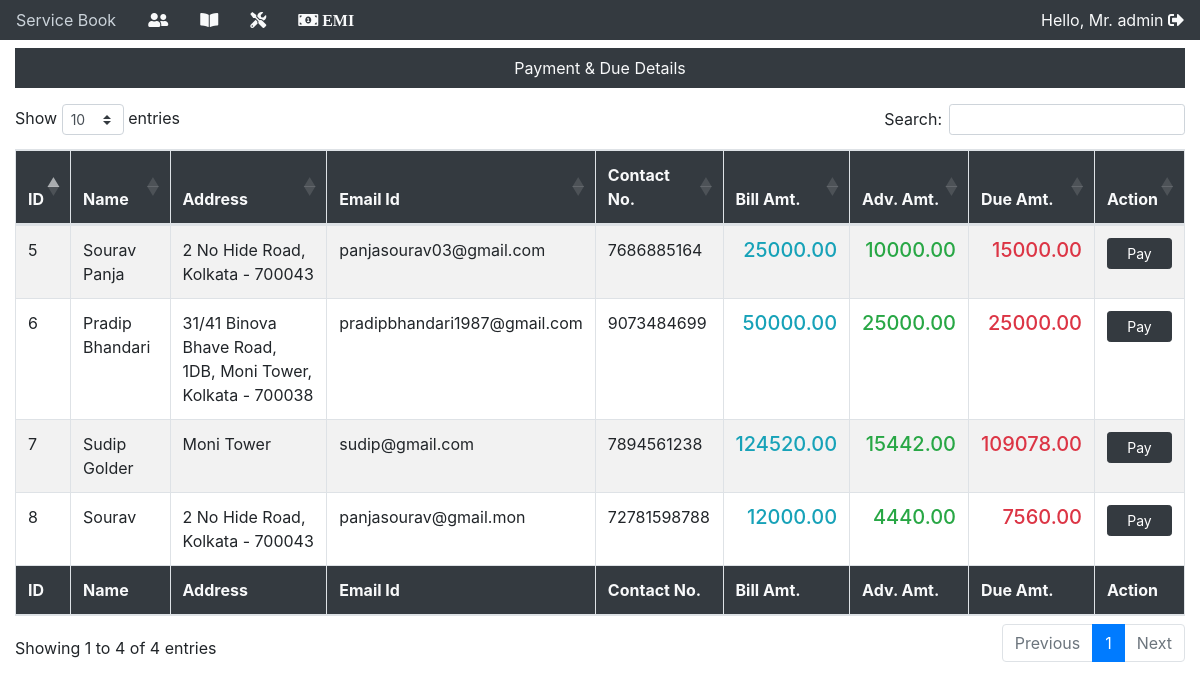
Page /details (signed in) on the earlier database version.
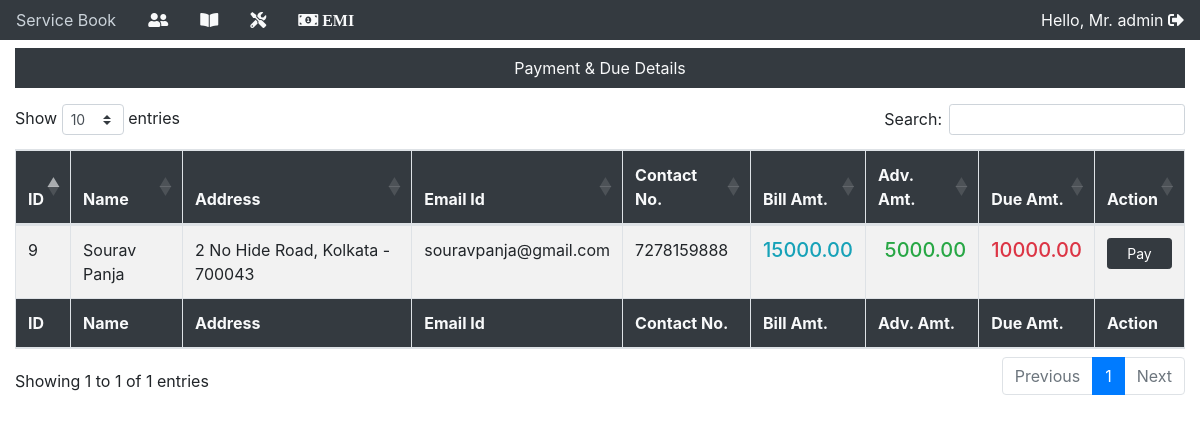
Same page on the later database version.
### app/models.py (models this page shows, shortened)
class customerDetails(models.Model):
    custimerId = models.AutoField(primary_key=True)
    name = models.CharField(max_length=100)
    address = models.CharField(max_length=100)
    phoneNo = models.CharField(max_length=100)
    email = models.EmailField()
    service = models.CharField(max_length=10, null=True, blank=True)
    emi = models.CharField(max_length=10, null=True, blank=True)
    modelNameOne = models.CharField(max_length=100)
    quantityOne = models.CharField(max_length=2, null=True)
    modelNoOne = models.CharField(max_length=100)
    modelNameTwo = models.CharField(max_length=100, blank=True)
    quantityTwo = models.CharField(max_length=2, null=True, blank=True)
    modelNoTwo = models.CharField(max_length=100, blank=True)
    purchaseDate = models.DateField(auto_now=False, auto_now_add=False)
    totalAmount = models.DecimalField(max_digits=10, decimal_places=2)
    advanceAmount = models.DecimalField(max_digits=10, decimal_places=2)
    dueAmount = models.DecimalField(max_digits=10, decimal_places=2, null=True)

### app/views.py (the view)
# urls.py: path('details', views.details, name="details"),
@login_required(login_url="/login")
def details(request):
    fmm = customerDetails.objects.all()
    return render(request, "details.html", {"fmm": fmm})

### templates/details.html (shortened to what this page needs)
{% include "base.html" %} {% block content %}
<div class="container-fluid">
  <div class="bg-dark mt-2">
    <p class="nav-link text-light text-center">Payment & Due Details</p>
  </div>
  <div class="row">
    <div class="col">
      <table id="example" class="table table-striped table-bordered" style="width:100%">
        <thead class="bg-dark text-light">
          <tr>
            <th>ID</th>
            <th>Name</th>
            <th>Address</th>
            <th>Email Id</th>
            <th>Contact No.</th>
            <th>Bill Amt.</th>
            <th>Adv. Amt.</th>
            <th>Due Amt.</th>
            <th>Action</th>
          </tr>
        </thead>
        <tbody>
          {% for f in fmm %}
          <tr>
            <td>{{f.custimerId}}</td>
            <td>{{f.name}}</td>
            <td>{{f.address}}</td>
            <td>{{f.email}}</td>
            <td>{{f.phoneNo}}</td>
            <td>
              <h5 class="text-info text-right">{{f.totalAmount}}</h5>
            </td>
            <td>
              <h5 class="text-success text-right">{{f.advanceAmount}}</h5>
            </td>
            <td>
              <h5 class="text-danger text-right">{{f.dueAmount}}</h5>
            </td>
            {% if f.totalAmount == f.advanceAmount %}
              <td><a href="{% url 'paymentPage' f.custimerId %}" class="btn btn-danger btn-sm w-100 disabled" >Why Pay?</a></td>
            {% else %}
              <td><a href="{% url 'paymentPage' f.custimerId %}" class="btn btn-dark btn-sm w-100">Pay</a></td>
            {% endif %}
          </tr>
          {% endfor %}
        </tbody>
        <tfoot class="bg-dark text-light">
          <tr>
            <th>ID</th>
            <th>Name</th>
            <th>Address</th>
            <th>Email Id</th>
            <th>Contact No.</th>
            <th>Bill Amt.</th>
            <th>Adv. Amt.</th>
            <th>Due Amt.</th>
            <th>Action</th>
          </tr>
        </tfoot>
      </table>
    </div>
  </div>
</div>
{% endblock content %}

Differences in the rows shown:
removed customerDetails: custimerId "5", name "Sourav Panja", address "2 No Hide Road, Kolkata - 700043", email "panjasourav03@gmail.com", phoneNo "7686885164", totalAmount "25000.00", advanceAmount "10000.00", dueAmount "15000.00", shows "Pay"
removed customerDetails: custimerId "6", name "Pradip Bhandari", address "31/41 Binova Bhave Road, 1DB, Moni Tower, Kolkata - 700038", email "pradipbhandari1987@gmail.com", phoneNo "9073484699", totalAmount "50000.00", advanceAmount "25000.00", dueAmount "25000.00", shows "Pay"
removed customerDetails: custimerId "7", name "Sudip Golder", address "Moni Tower", email "sudip@gmail.com", phoneNo "7894561238", totalAmount "124520.00", advanceAmount "15442.00", dueAmount "109078.00", shows "Pay"
removed customerDetails: custimerId "8", name "Sourav", address "2 No Hide Road, Kolkata - 700043", email "panjasourav@gmail.mon", phoneNo "72781598788", totalAmount "12000.00", advanceAmount "4440.00", dueAmount "7560.00", shows "Pay"
added customerDetails: custimerId "9", name "Sourav Panja", address "2 No Hide Road, Kolkata - 700043", email "souravpanja@gmail.com", phoneNo "7278159888", totalAmount "15000.00", advanceAmount "5000.00", dueAmount "10000.00", shows "Pay"
Other differences:
text written by a page script: "Show entries Search: Showing 1 to 4 of 4 entries Previous 1 Next" → "Show entries Search: Showing 1 to 1 of 1 entries Previous 1 Next"
